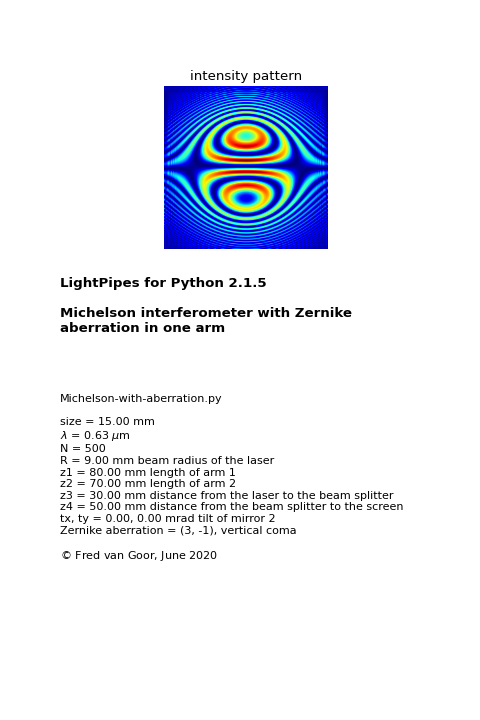

Recreate this plot in Python.
#! /usr/bin/env python
from LightPipes import *
import matplotlib.pyplot as plt

wavelength=632.8*nm #wavelength of HeNe laser
size=15*mm # size of the grid
N=500 # number (NxN) of grid pixels
R=9*mm # laser beam radius
z1=8*cm # length of arm 1
z2=7*cm # length of arm 2
z3=3*cm # distance laser to beamsplitter
z4=5*cm # distance beamsplitter to screen
Rbs=0.5 # reflection beam splitter
tx=0.0*mrad; ty=0.0*mrad # tilt of mirror 1
zernabb = 7 # Zernike aberration (7 = vertical coma)



#Generate a laser beam:
F=Begin(size,wavelength,N)
F=GaussBeam(F, R)

#Propagate to the beamsplitter:
F=Forvard(z3,F)

#Split the beam and propagate to mirror #2:
F2=IntAttenuator(1-Rbs,F)
F2=Forvard(z2,F2)

#Introduce aberration and propagate back to the beamsplitter:
F2=Tilt(tx,ty,F2)
(mz, nz) = noll_to_zern(zernabb)
F2=Zernike(F2, mz, nz, 6*mm, A=1.03*wavelength)
F2=Forvard(z2,F2)
F2=IntAttenuator(Rbs,F2)

#Split off the second beam and propagate to- and back from the mirror #1:
F10=IntAttenuator(Rbs,F)
F1=Forvard(z1*2,F10)
F1=IntAttenuator(1-Rbs,F1)

#Recombine the two beams and propagate to the screen:
F=BeamMix(F1,F2)
F=Forvard(z4,F)
I=Intensity(1,F)

s1 =    r'LightPipes for Python ' + LPversion + '\n\n'\
        r'Michelson interferometer with Zernike'+ '\n' + 'aberration in one arm' + '\n'
        
s2 =    r'Michelson-with-aberration.py'+ '\n\n'\
        f'size = {size/mm:4.2f} mm' + '\n'\
        f'$\\lambda$ = {wavelength/um:4.2f} $\\mu$m' + '\n'\
        f'N = {N:d}' + '\n'\
        f'R = {R/mm:4.2f} mm beam radius of the laser' + '\n'\
        f'z1 = {z1/mm:4.2f} mm length of arm 1' + '\n'\
        f'z2 = {z2/mm:4.2f} mm length of arm 2' + '\n'\
        f'z3 = {z3/mm:4.2f} mm distance from the laser to the beam splitter' + '\n'\
        f'z4 = {z4/mm:4.2f} mm distance from the beam splitter to the screen' + '\n'\
        f'tx, ty = {tx/mrad:4.2f}, {ty/mrad:4.2f} mrad tilt of mirror 2' + '\n'\
        f'Zernike aberration = {noll_to_zern(zernabb)}, {ZernikeName(zernabb)}' + '\n\n'\
        r'${\copyright}$ Fred van Goor, June 2020'
        
fig=plt.figure(figsize=(6,9));
ax1 = fig.add_subplot(311);ax1.axis('off')
ax2 = fig.add_subplot(312);ax2.axis('off')
ax3 = fig.add_subplot(313);ax3.axis('off')
ax1.imshow(I,cmap='jet');ax1.set_title('intensity pattern')
ax2.text(0.0,0.6,s1,fontsize=12, fontweight='bold')
ax3.text(0.0,0.50,s2)

plt.show()
